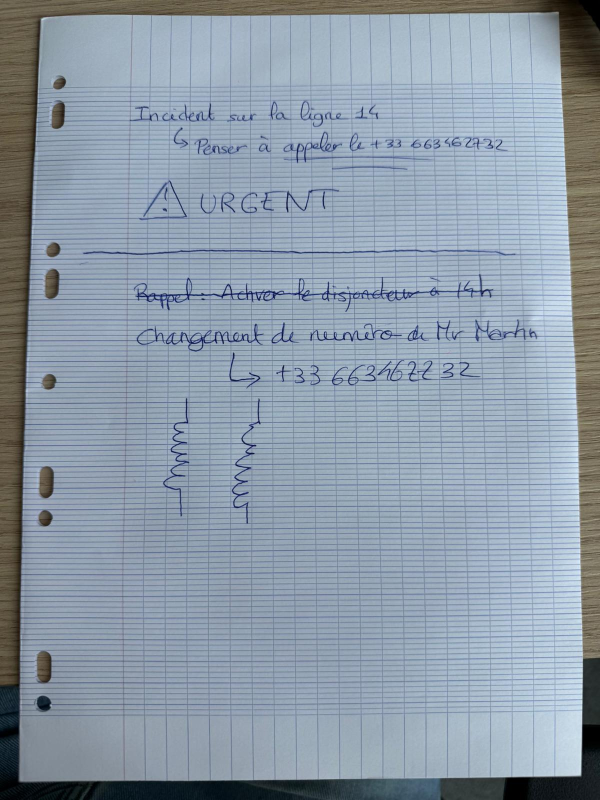
#> input picture src/proc/paper_detection/test_image.jpg, 1200 x 1600 px, found by its file name (shown at 1/2 size)
$ python separator_line_detector.py
#> lines starting #> are read from the running program, lines starting #| are printed output that depends on the picture; after the words box and inside, x2 and y2 are one past the last pixel; in counts of white or black regions, pixels touching at a corner belong together
import cv2
import numpy as np


# Affichage


def resized(img):
    screen_res = 1280, 720
    scale_width = screen_res[0] / img.shape[1]
    scale_height = screen_res[1] / img.shape[0]
    scale = min(scale_width, scale_height)

    # redimensionne l'image
    window_width = int(img.shape[1] * scale)
    window_height = int(img.shape[0] * scale)
    return cv2.resize(img, (window_width, window_height))


# Loading file
path = "src/proc/paper_detection/test_image.jpg"
img = cv2.imread(path)
#> img is the input picture: shape (1600, 1200, 3); mean B, G, R 168.4, 154.6, 141.2
h, w = img.shape[:2]
#> h = 1600; w = 1200
cv2.imshow("Test image", resized(img))
cv2.waitKey(0)
cv2.destroyAllWindows()


# Preprocessing
# Conversion en niveaux de gris
gray = cv2.cvtColor(img, cv2.COLOR_BGR2GRAY)
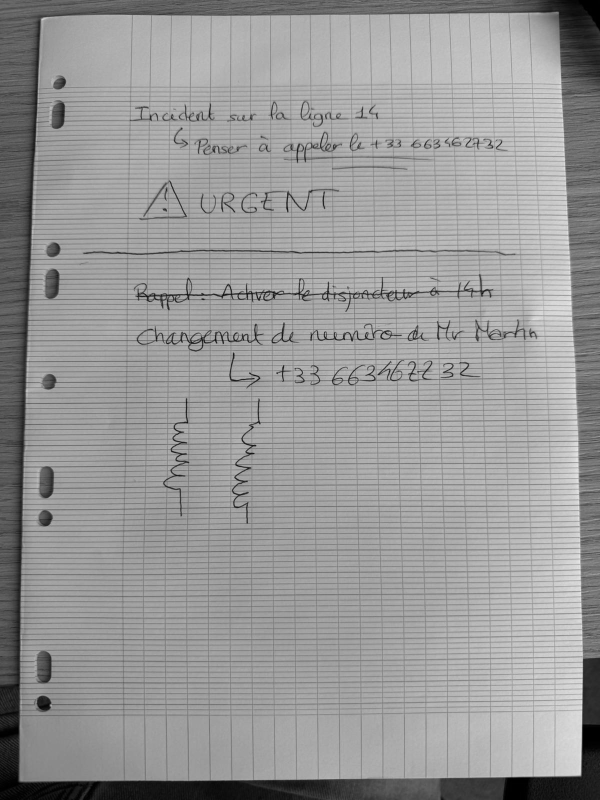
#> gray: shape (1600, 1200) (shown at 1/2 size); min 0, max 239, mean 152.2

# Débruitage léger
blurred = cv2.GaussianBlur(gray, (5, 5), 0)

# Détection des contours
edges = cv2.Canny(blurred, 200, 200)
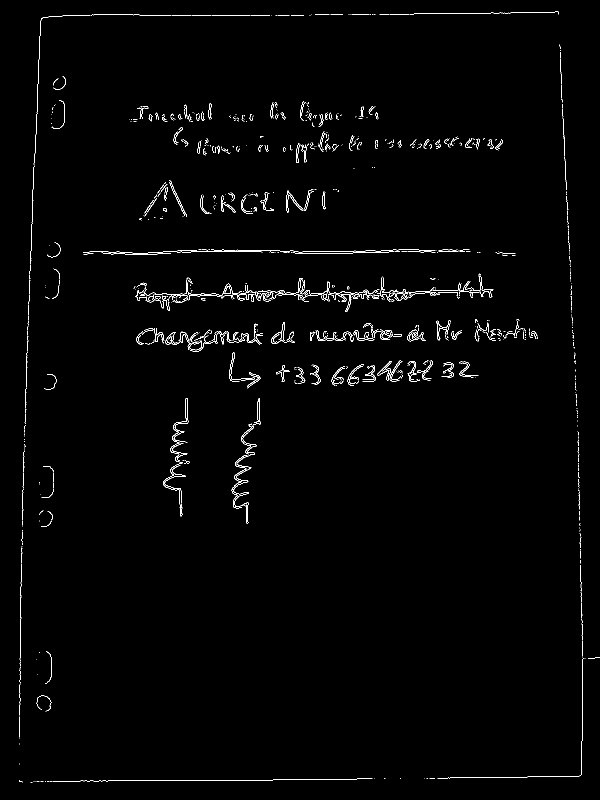
#> edges: shape (1600, 1200) (shown at 1/2 size); 1.2% white in thin lines or dots

# Ferme les trous
kernel = cv2.getStructuringElement(cv2.MORPH_RECT, (5, 5))
closed = cv2.morphologyEx(edges, cv2.MORPH_CLOSE, kernel, iterations=2)
#> closed: shape (1600, 1200); 2.9% white; 104 white regions (34 under 20 px), largest, box (x1, y1, x2, y2) and area: (267, 547, 987, 624) 10975, (272, 647, 526, 704) 4284, (166, 498, 941, 510) 3126

# Epaissit la ligne
kernel = cv2.getStructuringElement(cv2.MORPH_RECT, (3, 3))
thick = cv2.dilate(edges, kernel, iterations=2)
#> thick: shape (1600, 1200); 5.7% white; 138 white regions, largest, box (x1, y1, x2, y2) and area: (265, 545, 989, 626) 15305, (46, 27, 546, 875) 6905, (164, 496, 943, 512) 6462

cv2.imshow("Edges image", resized(thick))
#> in resized (call 2), `return cv2.resize(img, (window_width, window_height))`:
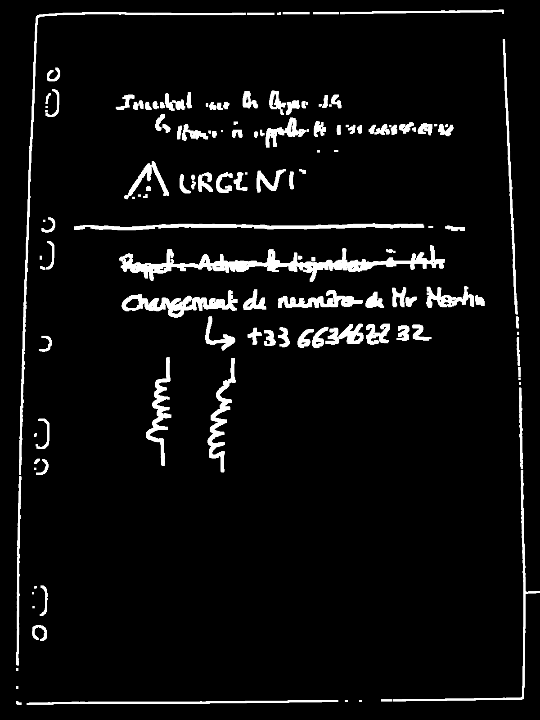
#> returned value: shape (720, 540); min 0, max 255, mean 14.6
cv2.waitKey(0)
cv2.destroyAllWindows()

# Détection des lignes par Hough
lines = cv2.HoughLinesP(thick,
                        rho=1,                # résolution en pixels
                        theta=np.pi / 180,    # résolution en radians
                        threshold=30,        # nb min d’intersections dans l’espace Hough
                        # ligne d'au moins la moitié de la largeur
                        minLineLength=gray.shape[1] // 2,
                        maxLineGap=20    # tolérance de "trous" dans la ligne
                        )
#> lines = 17 rows, first 6: [38, 1220, 79, 39], [294, 503, 962, 503], [40, 1134, 77, 70], [1154, 778, 1166, 1465], [95, 31, 765, 31], [123, 29, 902, 29]

output = img.copy()

if lines is not None:
    max_length = 0
    for line in lines:
        x1, y1, x2, y2 = line[0]
        length = np.linalg.norm([x2 - x1, y2 - y1])

        margin = 200  # pixels à ignorer près des bords
        if y1 < margin or y2 < margin or y1 > h - margin or y2 > h - margin:
            continue  # ligne trop proche du haut/bas

        cv2.line(output, (x1, y1), (x2, y2), (255, 0, 0), 2)
        # Ligne horizontale la plus grande
        if abs(y2 - y1) < 20 and length >= max_length:
            max_length = length
            best_line = (x1, y1, x2, y2)
#> this loop made 17 passes
#> (x1, y1, x2, y2, length, max_length) on passes 2, 8, 11: (294, 503, 962, 503, 668, 668), (164, 504, 962, 504, 798, 798), (164, 505, 962, 505, 798, 798)
#> (x1, y1, x2, y2, length) on passes 1, 3, 4, 5, 6, 7: (38, 1220, 79, 39, 1181.7), (40, 1134, 77, 70, 1064.6), (1154, 778, 1166, 1465, 687.1), (95, 31, 765, 31, 670), (123, 29, 902, 29, 779), (42, 1043, 69, 267, 776.5)
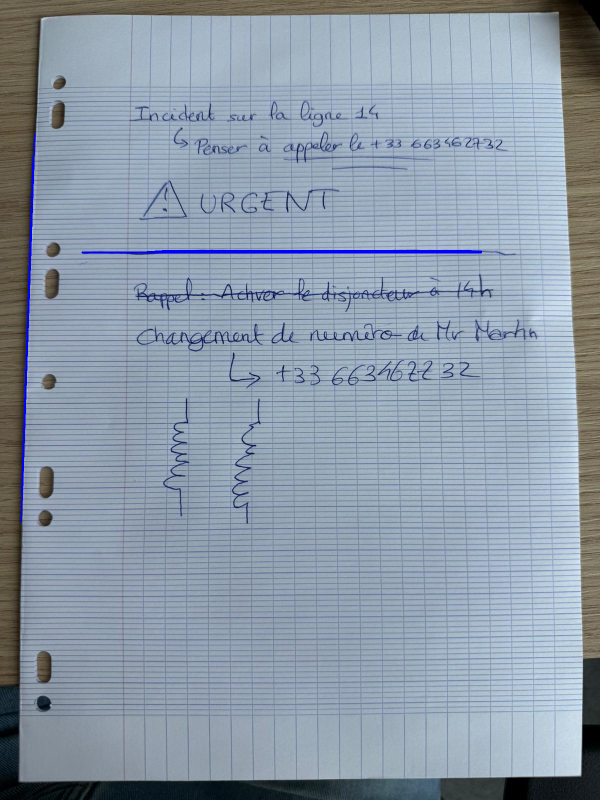
#> output: shape (1600, 1200, 3) (shown at 1/2 size); 0.43% of pixels changed, all inside (x1, y1, x2, y2) = (41, 266, 964, 1045)
#> after the loop, max_length = 798

if best_line is not None:
    x1, y1, x2, y2 = best_line
#> x1 = 164; y1 = 505; x2 = 962; y2 = 505
    m = (y2 - y1) / (x2 - x1 + 1e-6)  # pente
#> m = 0
    b = y1 - m * x1                   # intercept
#> b = 505
    # intersections avec bord gauche (x=0) et bord droit (x=w-1)
    y_left = int(b)
#> y_left = 505
    y_right = int(m * (w-1) + b)
#> y_right = 505
    # SI UNE SEULE LIGNE
    y_cut = int((y1 + y2) / 2)
#> y_cut = 505
    # Découpage
    top_part = img[:y_cut, :]
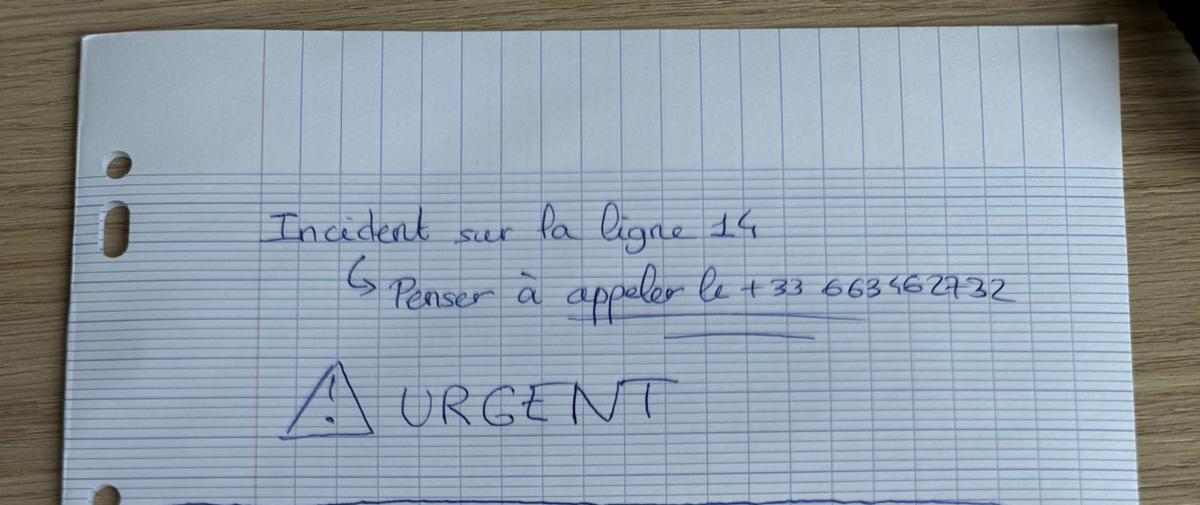
#> top_part: shape (505, 1200, 3); mean B, G, R 169.4, 157.5, 145
    bottom_part = img[y_cut:, :]
    cv2.line(output, (0, y_left), (w-1, y_right), (0, 255, 0), 2)
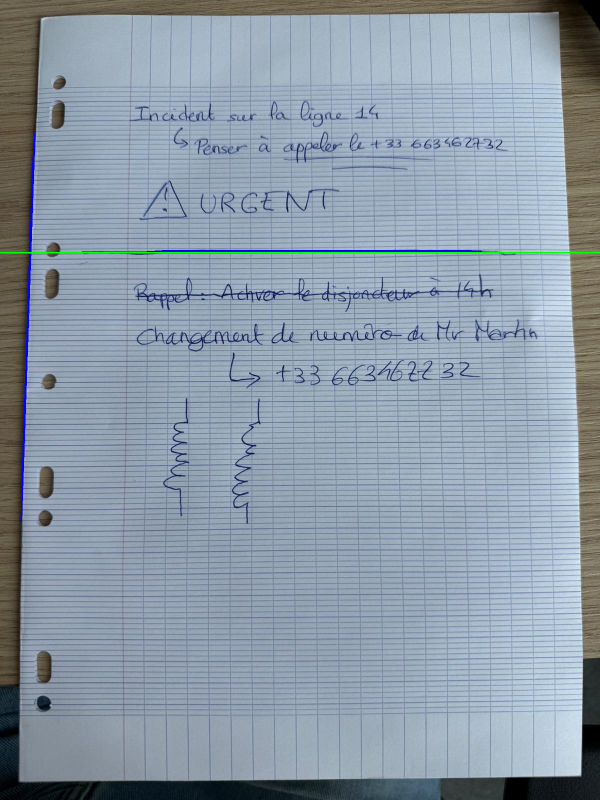
#> output: shape (1600, 1200, 3) (shown at 1/2 size); 0.19% of pixels changed, all inside (x1, y1, x2, y2) = (0, 504, 1200, 507)


cv2.imshow("Final image", resized(output))
cv2.waitKey(0)
cv2.destroyAllWindows()
cv2.imshow("Final top image", resized(top_part))
cv2.waitKey(0)
cv2.destroyAllWindows()
cv2.imshow("Final bottom image", resized(bottom_part))
#> in resized (call 5), `return cv2.resize(img, (window_width, window_height))`:
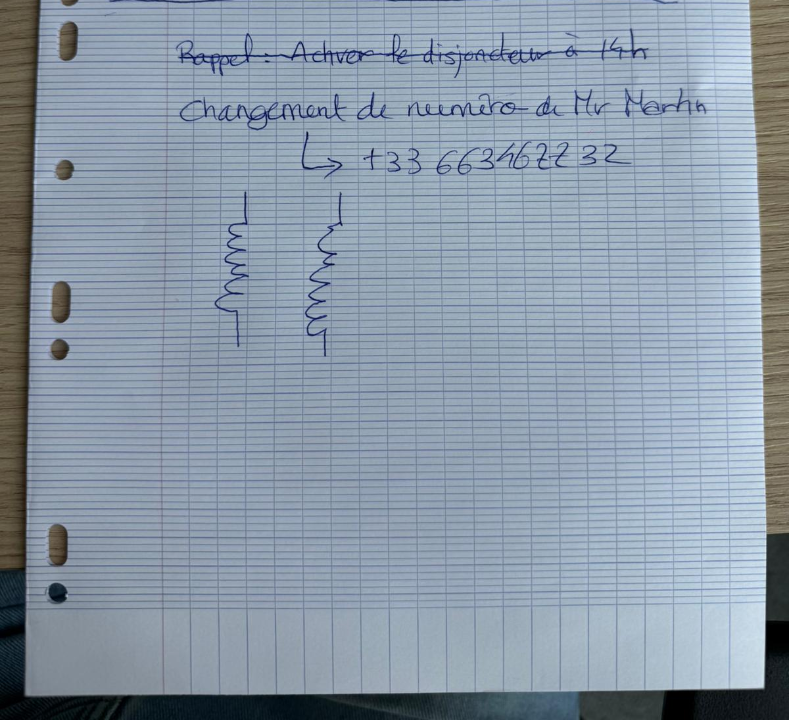
#> returned value: shape (720, 789, 3); mean of channels 0, 1, 2 167.9, 153.2, 139.3; drawn as B, G, R
cv2.waitKey(0)
cv2.destroyAllWindows()
